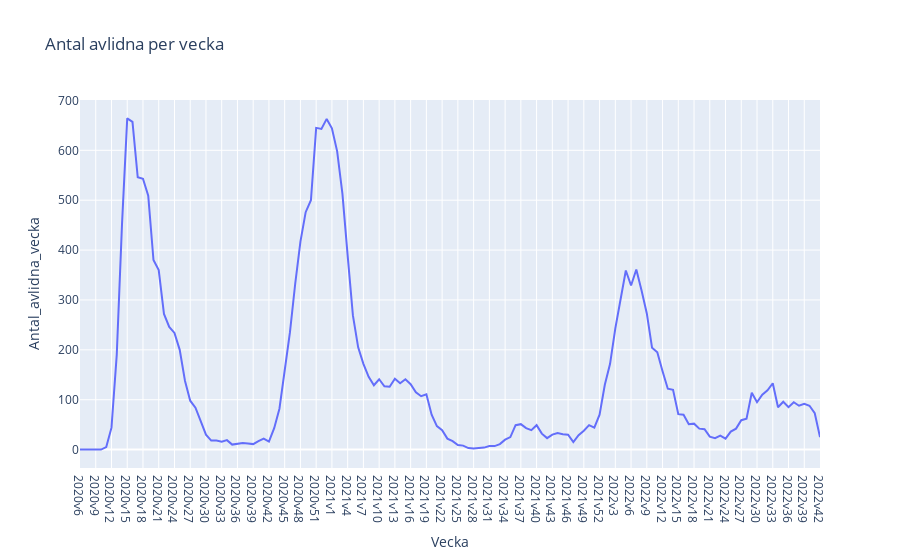
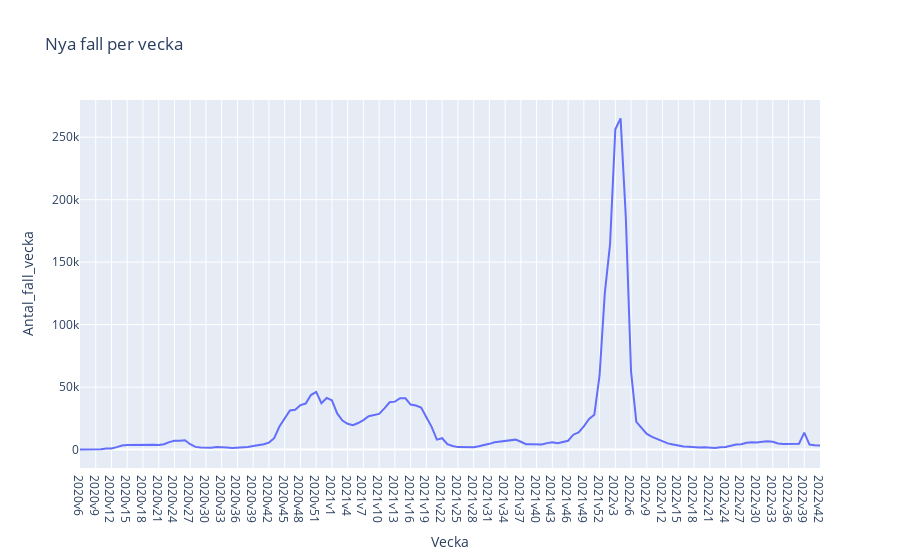
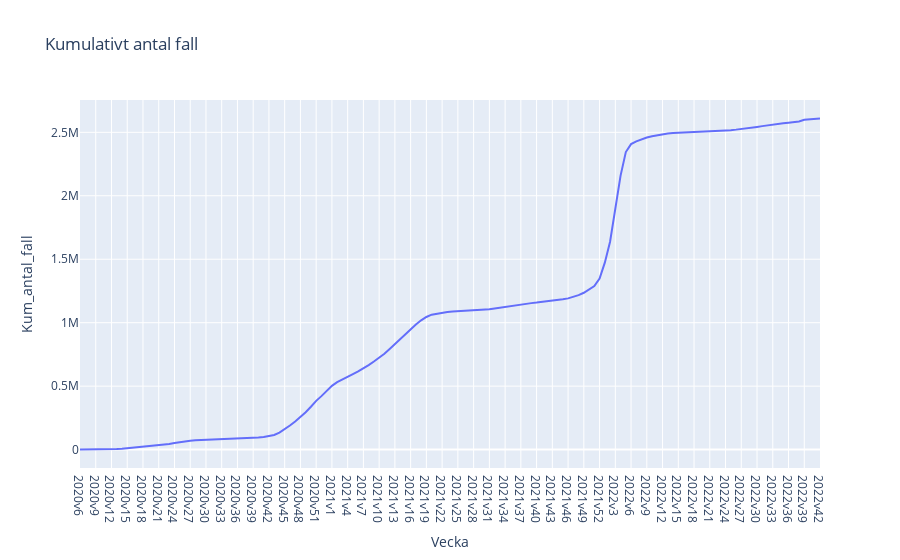

Notebook cell for these charts, in order:
### Markdown cell above
### Uppgift 1c-1d-1f
- plotly_express plot

### Code cell
def plotly_express_lineplot(df, x, y, title):
    '''a function that uses plotly_express to create a lineplot and saves it as a html file'''
    fig = px.line(df, x=x, y=y, title=title) 
    fig.show()
    fig.write_html(f"./Visualiseringar/{title}.html", auto_open = True)

plotly_express_lineplot(df, "Vecka", "Antal_avlidna_vecka", "Antal avlidna per vecka")
plotly_express_lineplot(df, "Vecka", "Antal_fall_vecka", "Nya fall per vecka")
plotly_express_lineplot(df, "Vecka", "Kum_antal_fall", "Kumulativt antal fall")

### Figure 1 — Plotly figure (JSON) as saved in the notebook; plotly's stock layout.template omitted (floating-point values rounded to 4 significant figures; data arrays with more than 128 entries replaced by an {"elided": "..."} marker saying what was removed)
{"data": [{"hovertemplate": "Vecka=%{x}<br>Antal_avlidna_vecka=%{y}<extra></extra>", "legendgroup": "", "line": {"color": "#636efa", "dash": "solid"}, "marker": {"symbol": "circle"}, "mode": "lines", "name": "", "orientation": "v", "showlegend": false, "type": "scatter", "x": {"elided": "142 str values"}, "xaxis": "x", "y": {"elided": "142 int values"}, "yaxis": "y"}], "layout": {"legend": {"tracegroupgap": 0}, "title": {"text": "Antal avlidna per vecka"}, "xaxis": {"anchor": "y", "domain": [0, 1], "title": {"text": "Vecka"}}, "yaxis": {"anchor": "x", "domain": [0, 1], "title": {"text": "Antal_avlidna_vecka"}}}}

### Figure 2 — Plotly figure (JSON) as saved in the notebook; plotly's stock layout.template omitted (floating-point values rounded to 4 significant figures; data arrays with more than 128 entries replaced by an {"elided": "..."} marker saying what was removed)
{"data": [{"hovertemplate": "Vecka=%{x}<br>Antal_fall_vecka=%{y}<extra></extra>", "legendgroup": "", "line": {"color": "#636efa", "dash": "solid"}, "marker": {"symbol": "circle"}, "mode": "lines", "name": "", "orientation": "v", "showlegend": false, "type": "scatter", "x": {"elided": "142 str values"}, "xaxis": "x", "y": {"elided": "142 int values"}, "yaxis": "y"}], "layout": {"legend": {"tracegroupgap": 0}, "title": {"text": "Nya fall per vecka"}, "xaxis": {"anchor": "y", "domain": [0, 1], "title": {"text": "Vecka"}}, "yaxis": {"anchor": "x", "domain": [0, 1], "title": {"text": "Antal_fall_vecka"}}}}

### Figure 3 — Plotly figure (JSON) as saved in the notebook; plotly's stock layout.template omitted (floating-point values rounded to 4 significant figures; data arrays with more than 128 entries replaced by an {"elided": "..."} marker saying what was removed)
{"data": [{"hovertemplate": "Vecka=%{x}<br>Kum_antal_fall=%{y}<extra></extra>", "legendgroup": "", "line": {"color": "#636efa", "dash": "solid"}, "marker": {"symbol": "circle"}, "mode": "lines", "name": "", "orientation": "v", "showlegend": false, "type": "scatter", "x": {"elided": "142 str values"}, "xaxis": "x", "y": {"elided": "142 int values"}, "yaxis": "y"}], "layout": {"legend": {"tracegroupgap": 0}, "title": {"text": "Kumulativt antal fall"}, "xaxis": {"anchor": "y", "domain": [0, 1], "title": {"text": "Vecka"}}, "yaxis": {"anchor": "x", "domain": [0, 1], "title": {"text": "Kum_antal_fall"}}}}
